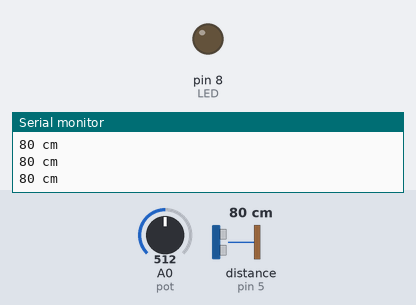
A sketch run on a simulated Arduino Uno, built with avr-gcc and run on an emulated ATmega328P. On the bench: output pins drawn as LEDs (lit = HIGH), the last lines printed to the serial monitor. Inputs (shaded band) come from the test bench; at power-on: distance to the obstacle (sensor on pin 5) 80 cm, A0 (pot) = 512.

Above: at 1.2 s.
1.3 s: distance to the obstacle (sensor on pin 5) set to 21 cm
2.8 s: distance to the obstacle (sensor on pin 5) set to 18 cm
At 3.8 s:
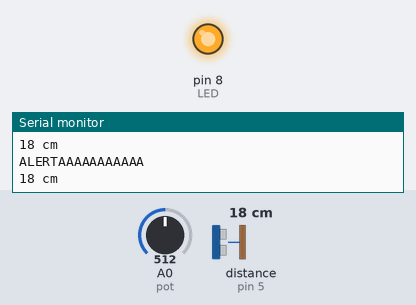
4.4 s: A0 (pot) set to 493
5.9 s: A0 (pot) set to 472
At 7.2 s:
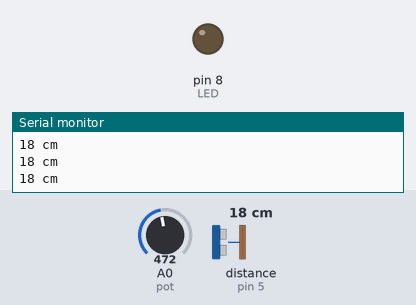
7.5 s: A0 (pot) set to 511
At 8.5 s:
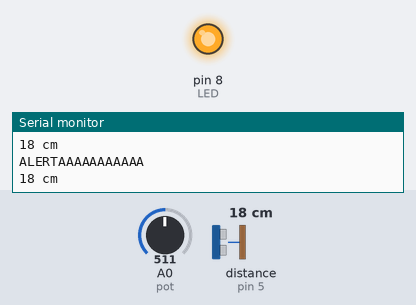
9.1 s: A0 (pot) set to 306
At 9.7 s:
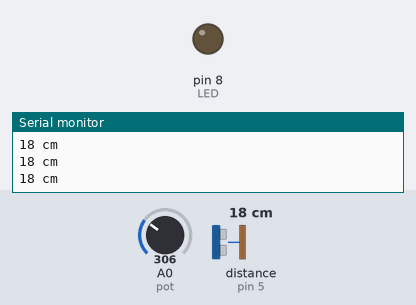
Timing chart, 0 to 11.7 s (numbered marks = the images above; inputs shaded):
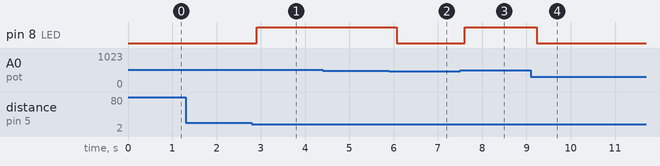

The sketch:

sketch_oct30a.ino
```cpp
#include <Ultrasonic.h>

int trigero=4;
int ecosdelrocio=5;
int LED=8;
int lecturasoniditos;
int pot=A0;
int valorpot;
int mapea;

Ultrasonic torticulis (trigero,ecosdelrocio, 60000);

void setup() {
Serial.begin(9600);
pinMode(LED,OUTPUT);
}

void loop() {
valorpot=analogRead(pot);
lecturasoniditos=torticulis.read(CM);
mapea=map(valorpot, 0, 1023, 0, 40);
Serial.print(lecturasoniditos);
Serial.println(" cm");

delay(100);

if (lecturasoniditos<mapea){
  digitalWrite(LED, HIGH);
  Serial.println("ALERTAAAAAAAAAAA");
  }
 if (lecturasoniditos>=mapea){
  digitalWrite(LED,LOW);
 }
}
```

Measured:
- the behaviour switches between 20 and 19 cm on distance to the obstacle (sensor on pin 5) (found by bisection; images 0 and 1)
- the behaviour switches between 486 and 485 on A0 (pot) (found by bisection; images 1 and 2)
- after the input at 2.8 s, pin 8 (LED): LOW → HIGH after 0.11 s
- after the input at 5.9 s, pin 8 (LED): HIGH → LOW after 0.17 s
- after the input at 7.5 s, pin 8 (LED): LOW → HIGH after 0.10 s
- after the input at 9.1 s, pin 8 (LED): HIGH → LOW after 0.14 s
